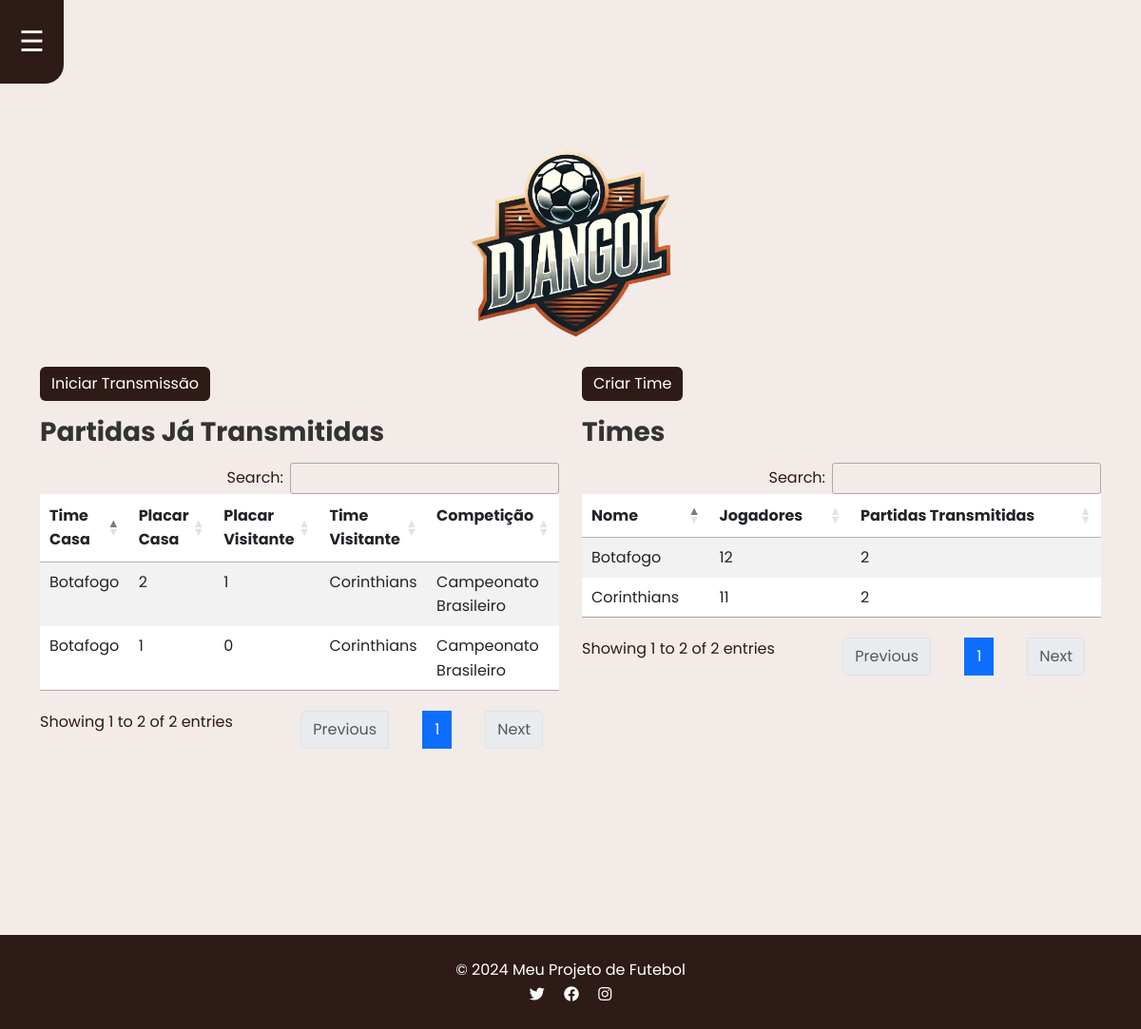
The page / on the database its author committed.
### app1/models.py (models this page shows, shortened)
class Partida(models.Model):
    time_casa = models.ForeignKey(Time, related_name='time_casa', on_delete=models.CASCADE)
    time_visitante = models.ForeignKey(Time, related_name='time_visitante', on_delete=models.CASCADE)
    placar_casa = models.IntegerField(default=0)
    placar_visitante = models.IntegerField(default=0)
    competicao = models.ForeignKey(Competicao, on_delete=models.CASCADE, related_name='partidas')
    STATUS_PARTIDA = [
        ('EM_ANDAMENTO', 'Em Andamento'),
        ('PARALISADA', 'Paralisada'),
        ('INTERVALO', 'Intervalo'),
        ('FINALIZADA', 'Finalizada'),
    ]
    status = models.CharField(max_length=15, choices=STATUS_PARTIDA, default='EM_ANDAMENTO')

class Time(models.Model):
    nome = models.CharField(max_length=100)
    sigla = models.CharField(max_length=10, null=True, blank=True)  # Campo para a sigla do time
    tecnico = models.CharField(max_length=100, null=True, blank=True)  # Nome do técnico
    jogadores_titulares = models.ManyToManyField('Jogador', related_name='titulares')
    jogadores_banco = models.ManyToManyField('Jogador', related_name='banco', null=True, blank=True)

class Competicao(models.Model):
    nome = models.CharField(max_length=100)

### app1/views.py (the view)
# urls.py: path('', views.home, name='home'),
def home(request):
    times = Time.objects.annotate(
        num_titulares=Count('jogadores_titulares', distinct=True),  # Contando titulares
        num_banco=Count('jogadores_banco', distinct=True),  # Contando banco
        num_partidas_casa=Count(
            'time_casa', filter=Q(time_casa__status='FINALIZADA'), distinct=True
        ),
        num_partidas_visitante=Count(
            'time_visitante', filter=Q(time_visitante__status='FINALIZADA'), distinct=True
        )
    ).annotate(
        total_partidas=F('num_partidas_casa') + F('num_partidas_visitante'),  # Somando as partidas como casa e visitante
        total_jogadores=F('num_titulares') + F('num_banco')  # Somando titulares e banco
    )
    partidas = Partida.objects.filter(status='FINALIZADA')
    for time in times:
        print(f"Time: {time.nome} - Total de partidas finalizadas: {time.total_partidas} - Total de jogadores: {time.total_jogadores}")
    return render(request, 'home.html', {'times': times, 'partidas': partidas})

### templates/home.html (shortened to what this page needs)
{% extends 'base.html' %}
{% load static %}
{% block content %}
<div>
    <div class="logo-container">
        <img src="{% static 'imgs/djangol3.png' %}" alt="Logo" class="logo">
    </div>
    <div class="row">
        <div class="col-md-6">
            <button type="button" class="btn btn-primary mb-3" onclick="location.href='{% url 'selecionar_partida' %}'">Iniciar Transmissão</button>
            <h2 class="table-title">Partidas Já Transmitidas</h2>
            <table id="partidasTable" class="table table-striped">
                <thead>
                    <tr>
                        <th>Time Casa</th>
                        <th>Placar Casa</th>
                        <th>Placar Visitante</th>
                        <th>Time Visitante</th>
                        <th>Competição</th>
                    </tr>
                </thead>
                <tbody>
                    {% for partida in partidas %}
                        <tr>
                            <td>
                                <a href="{% url 'time_detail' partida.time_casa.id %}">
                                    {{ partida.time_casa.nome }}
                                </a>
                            </td>
                            <td>{{ partida.placar_casa }}</td>
                            <td>{{ partida.placar_visitante }}</td>
                            <td>
                                <a href="{% url 'time_detail' partida.time_visitante.id %}">
                                    {{ partida.time_visitante.nome }}
                                </a>
                            </td>
                            <td>{{ partida.competicao.nome }}</td>
                        </tr>
                    {% empty %}
                        <tr>
                            <td colspan="5" class="text-center">Não há partidas transmitidas até o momento.</td>
                        </tr>
                    {% endfor %}
                </tbody>
            </table>
        </div>
        <div class="col-md-6">
            <button type="button" class="btn btn-primary mb-3" onclick="location.href='{% url 'criar_time' %}'">Criar Time</button>
            <h2 class="table-title">Times</h2>
            <table id="timesTable" class="table table-striped">
                <thead>
                    <tr>
                        <th>Nome</th>
                        <th>Jogadores</th>
                        <th>Partidas Transmitidas</th>
                    </tr>
                </thead>
                <tbody>
                    {% for time in times %}
                        <tr>
                            <td>
                                <a href="{% url 'time_detail' time.id %}">
                                    {{ time.nome }}
                                </a>
                            </td>
                            <td>{{ time.total_jogadores }}</td>
                            <td>{{ time.total_partidas }}</td>
                        </tr>
                    {% empty %}
                        <tr>
                            <td>Não há times cadastrados.</td>
                            <td>Não há times cadastrados.</td>
                            <td>Não há times cadastrados.</td>
                        </tr>
                    {% endfor %}
                </tbody>
            </table>
        </div>
    </div>
</div>
{% endblock %}

### static/css/app.css (style rules this page uses)
:root { --primary-color: #2e1a17; --secondary-color: #795548; --accent-color: #f3ebe8; }
body { font-family: 'Poppins', sans-serif; background-color: var(--accent-color); color: var(--primary-color); margin: 0; padding: 0; line-height: 1.6; }

### static/css/transmissao.css (style rules this page uses)
:root { --primary-color: #2e1a17; --secondary-color: #795548; --accent-color: #f3ebe8; }

### templates/home.html (style rules this page uses)
.logo-container { margin-bottom: 30px; }
.logo { max-height: 200px; display: block; margin: 0 auto; }
.table-title { font-size: 28px; font-weight: bold; margin-bottom: 15px; color: #333; }

### rows shown on the page
Partida: time_casa.nome "Botafogo", placar_casa "2", placar_visitante "1", time_visitante.nome "Corinthians", competicao.nome "Campeonato Brasileiro"
Partida: time_casa.nome "Botafogo", placar_casa "1", placar_visitante "0", time_visitante.nome "Corinthians", competicao.nome "Campeonato Brasileiro"
Time: nome "Botafogo", total_jogadores "12", total_partidas "2"
Time: nome "Corinthians", total_jogadores "11", total_partidas "2"
